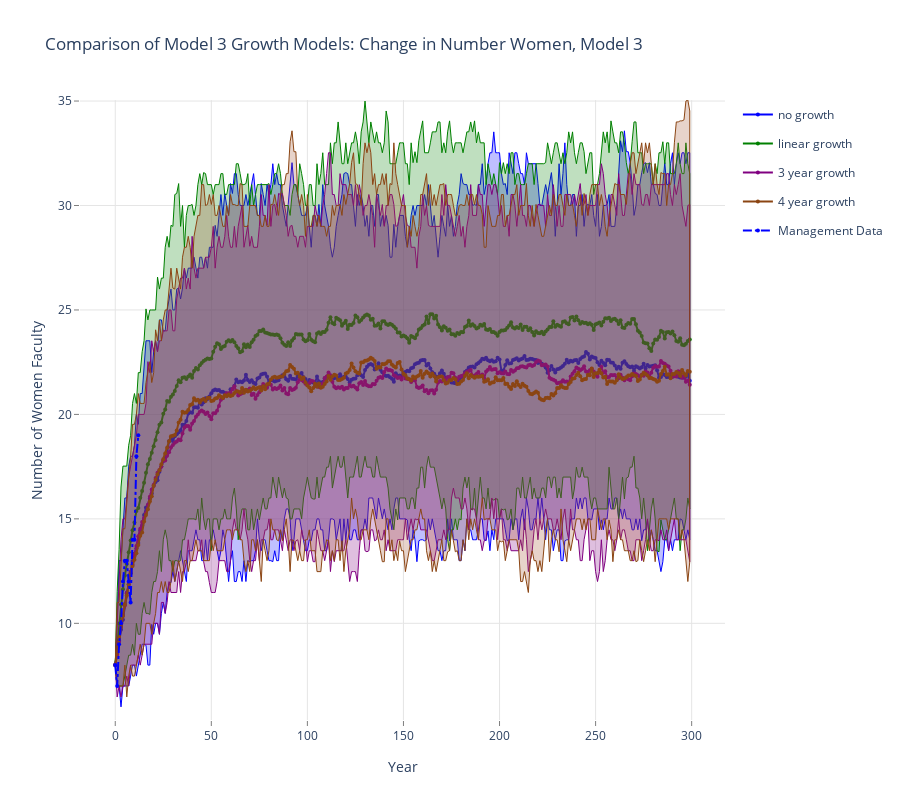

The cell this chart's notebook holds for it:
### Markdown cell above
## Comparison of Model 3 Growth Models: Change in Number Women, Model 3

### Code cell
data = []
linecolors = ['rgb(0,0,255)', 'rgb(0,128,0)', 'rgb(128,0,128)', 'rgb(139,69,19)']
fillcolors = ['rgba(0,0,255,0.25)', 'rgba(0,128,0,0.25)', 'rgba(128,0,128,0.25)', 'rgba(160,82,45,0.25)']

for k,v in enumerate(results.mlist):
    data.append(go.Scatter(
        x=np.append(v.summary_matrix['yr'], v.summary_matrix['yr'].values[::-1]),
        y=np.append(v.summary_matrix['f_975'], v.summary_matrix['f_025'].values[::-1]),
        fill='tozerox',
        fillcolor=fillcolors[k],
        line=dict(color=linecolors[k],
                 width=1),
        legendgroup=legend_labels[k],
        showlegend=False,
        mode='lines',
        name=legend_labels[k],
    ))

    data.append(go.Scatter(
        x=v.summary_matrix['yr'],
        y=v.summary_matrix['f_avg'],
        line=dict(color=linecolors[k],
                 width=2),
        legendgroup=legend_labels[k],
        showlegend=True,
        marker=dict(
            size=4),
        mode='lines+markers',
        name=legend_labels[k],
    ))


data.append(go.Scatter(
    x=v.summary_matrix['yr'], 
    y=v.summary_matrix['act_f'],
    line=dict(color='blue',
             dash='dashdot'),
    name='Management Data',
    mode='lines+markers',
    marker=dict(
        size=4),

))
    
layout = go.Layout(
    title='Comparison of Model 3 Growth Models: Change in Number Women, Model 3',
    height=800,
    width=900,
    paper_bgcolor='rgb(255,255,255)',
    plot_bgcolor='rgb(255,255,255)',
    xaxis=dict(
        visible=True,
        title='Year',
        gridcolor='rgb(229,229,229)',
        showgrid=True,
        showline=True,
        showticklabels=True,
        tickcolor='rgb(127,127,127)',
        ticks='outside',
        zeroline=False
    ),
    yaxis=dict(
        title='Number of Women Faculty',
        gridcolor='rgb(229,229,229)',
        showgrid=True,
        showline=True,
        showticklabels=True,
        tickcolor='rgb(127,127,127)',
        ticks='outside',
        zeroline=False
    ),
)
fig = go.Figure(data=data, layout=layout)
plotly.offline.iplot(fig, filename= 'shaded_lines')

# export image for ingestion to pdf file.
# if not os.path.exists('images'):
#     os.mkdir('images')
# pio.write_image(fig, 'images/change_in_number_women.png')

### Figure 1 — Plotly figure (JSON) as saved in the notebook; plotly's stock layout.template omitted (floating-point values rounded to 4 significant figures; data arrays with more than 128 entries replaced by an {"elided": "..."} marker saying what was removed)
{"data": [{"fill": "tozerox", "fillcolor": "rgba(0,0,255,0.25)", "legendgroup": "no growth", "line": {"color": "rgb(0,0,255)", "width": 1}, "mode": "lines", "name": "no growth", "showlegend": false, "type": "scatter", "x": {"elided": "600 int values"}, "y": {"elided": "600 float values"}}, {"legendgroup": "no growth", "line": {"color": "rgb(0,0,255)", "width": 2}, "marker": {"size": 4}, "mode": "lines+markers", "name": "no growth", "showlegend": true, "type": "scatter", "x": {"elided": "300 int values"}, "y": {"elided": "300 float values"}}, {"fill": "tozerox", "fillcolor": "rgba(0,128,0,0.25)", "legendgroup": "linear growth", "line": {"color": "rgb(0,128,0)", "width": 1}, "mode": "lines", "name": "linear growth", "showlegend": false, "type": "scatter", "x": {"elided": "600 int values"}, "y": {"elided": "600 float values"}}, {"legendgroup": "linear growth", "line": {"color": "rgb(0,128,0)", "width": 2}, "marker": {"size": 4}, "mode": "lines+markers", "name": "linear growth", "showlegend": true, "type": "scatter", "x": {"elided": "300 int values"}, "y": {"elided": "300 float values"}}, {"fill": "tozerox", "fillcolor": "rgba(128,0,128,0.25)", "legendgroup": "3 year growth", "line": {"color": "rgb(128,0,128)", "width": 1}, "mode": "lines", "name": "3 year growth", "showlegend": false, "type": "scatter", "x": {"elided": "600 int values"}, "y": {"elided": "600 float values"}}, {"legendgroup": "3 year growth", "line": {"color": "rgb(128,0,128)", "width": 2}, "marker": {"size": 4}, "mode": "lines+markers", "name": "3 year growth", "showlegend": true, "type": "scatter", "x": {"elided": "300 int values"}, "y": {"elided": "300 float values"}}, {"fill": "tozerox", "fillcolor": "rgba(160,82,45,0.25)", "legendgroup": "4 year growth", "line": {"color": "rgb(139,69,19)", "width": 1}, "mode": "lines", "name": "4 year growth", "showlegend": false, "type": "scatter", "x": {"elided": "600 int values"}, "y": {"elided": "600 float values"}}, {"legendgroup": "4 year growth", "line": {"color": "rgb(139,69,19)", "width": 2}, "marker": {"size": 4}, "mode": "lines+markers", "name": "4 year growth", "showlegend": true, "type": "scatter", "x": {"elided": "300 int values"}, "y": {"elided": "300 float values"}}, {"line": {"color": "blue", "dash": "dashdot"}, "marker": {"size": 4}, "mode": "lines+markers", "name": "Management Data", "type": "scatter", "x": {"elided": "300 int values"}, "y": {"elided": "300 int values"}}], "layout": {"height": 800, "paper_bgcolor": "rgb(255,255,255)", "plot_bgcolor": "rgb(255,255,255)", "title": {"text": "Comparison of Model 3 Growth Models: Change in Number Women, Model 3"}, "width": 900, "xaxis": {"gridcolor": "rgb(229,229,229)", "showgrid": true, "showline": true, "showticklabels": true, "tickcolor": "rgb(127,127,127)", "ticks": "outside", "title": {"text": "Year"}, "visible": true, "zeroline": false}, "yaxis": {"gridcolor": "rgb(229,229,229)", "showgrid": true, "showline": true, "showticklabels": true, "tickcolor": "rgb(127,127,127)", "ticks": "outside", "title": {"text": "Number of Women Faculty"}, "zeroline": false}}}
